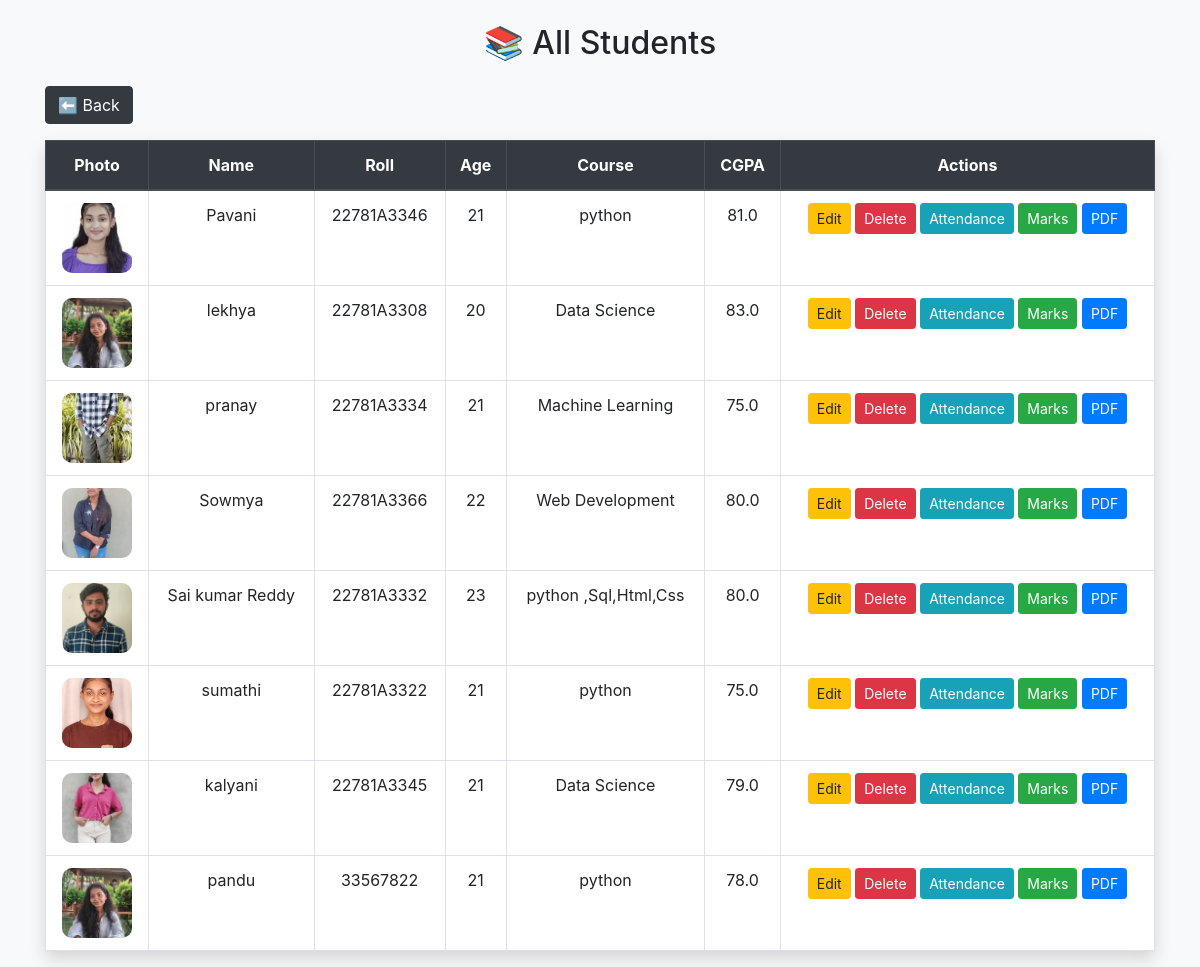
/view, run on the app's committed database.
### tables this page shows
CREATE TABLE students(
    id INTEGER PRIMARY KEY AUTOINCREMENT,
    name TEXT,
    roll TEXT UNIQUE,
    age INTEGER,
    course TEXT,
    cgpa REAL,
    photo TEXT
);

### app.py (the view)
@app.route("/view")
def view_students():
    con = sqlite3.connect("students.db")
    cur = con.cursor()
    cur.execute("SELECT * FROM students")
    data = cur.fetchall()
    con.close()
    return render_template("view.html", students=data)

### templates/view.html (shortened to what this page needs)
<!DOCTYPE html>
<html lang="en">
<head>
    <link rel="stylesheet" href="https://stackpath.bootstrapcdn.com/bootstrap/4.5.2/css/bootstrap.min.css">
</head>
<body class="bg-light">
<div class="container mt-4">
    <h2 class="text-center mb-4">📚 All Students</h2>
    <a href="/" class="btn btn-dark mb-3">⬅ Back</a>
    <table class="table table-bordered table-hover text-center bg-white shadow">
        <thead class="thead-dark">
            <tr>
                <th>Photo</th>
                <th>Name</th>
                <th>Roll</th>
                <th>Age</th>
                <th>Course</th>
                <th>CGPA</th>
                <th>Actions</th>
            </tr>
        </thead>
        <tbody>
        {% for s in students %}
            <tr>
                <td>
                    <img src="{{ url_for('static', filename='uploads/' + (s[6] if s[6] else 'default.jpg')) }}"
                         width="70" height="70"
                         style="border-radius: 10px; object-fit: cover;">
                </td>
                <td>{{ s[1] }}</td>
                <td>{{ s[2] }}</td>
                <td>{{ s[3] }}</td>
                <td>{{ s[4] }}</td>
                <td>{{ s[5] }}</td>
                <td>
                    <a href="/update/{{ s[0] }}" class="btn btn-warning btn-sm">Edit</a>
                    <a href="/delete/{{ s[0] }}" class="btn btn-danger btn-sm">Delete</a>
                    <a href="/attendance/{{ s[0] }}" class="btn btn-info btn-sm">Attendance</a>
                    <a href="/marks/{{ s[0] }}" class="btn btn-success btn-sm">Marks</a>
                    <a href="/report/{{ s[0] }}" class="btn btn-primary btn-sm">PDF</a>
                </td>
            </tr>
        {% endfor %}
        </tbody>
    </table>
</div>
</body>
</html>

### data on the page
students: photo (picture), name "Pavani", roll "22781A3346", age "21", course "python", cgpa "81.0"
students: photo (picture), name "lekhya", roll "22781A3308", age "20", course "Data Science", cgpa "83.0"
students: photo (picture), name "pranay", roll "22781A3334", age "21", course "Machine Learning", cgpa "75.0"
students: photo (picture), name "Sowmya", roll "22781A3366", age "22", course "Web Development", cgpa "80.0"
students: photo (picture), name "Sai kumar Reddy", roll "22781A3332", age "23", course "python ,Sql,Html,Css", cgpa "80.0"
students: photo (picture), name "sumathi", roll "22781A3322", age "21", course "python", cgpa "75.0"
students: photo (picture), name "kalyani", roll "22781A3345", age "21", course "Data Science", cgpa "79.0"
students: photo (picture), name "pandu", roll "33567822", age "21", course "python", cgpa "78.0"
